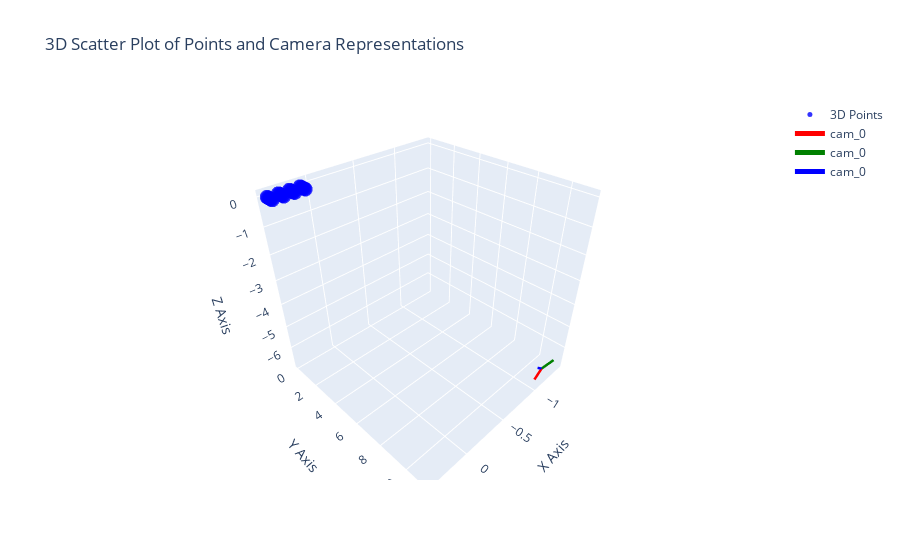

The notebook cell saved with this chart:
### Markdown cell above
according to [docs](https://docs.opencv.org/4.x/d9/d0c/group__calib3d.html#gab3ab7bb2bdfe7d5d9745bb92d13f9564) the axis conventions are x: red, y: green and z: blue.

### Code cell
import plotly.graph_objects as go
from stl import mesh
def plot_3d_points_and_camera_centers(points, extrinsic_matrices):
    """
    Plots a 3D scatter plot of the given points and camera representations from extrinsic matrices.

    Parameters:
    - points: A 3xN NumPy array, where each column represents a point (x, y, z).
    - extrinsic_matrices: A list of 4x4 NumPy arrays representing the extrinsic matrices for each camera.
    """
    # Ensure points is a NumPy array
    points = np.asarray(points)

    # Check if the input is a 3xN array
    if points.shape[0] != 3:
        raise ValueError("Input points must be a 3xN NumPy array.")

    # Extract x, y, z coordinates
    x = points[0, :]
    y = points[1, :]
    z = points[2, :]

    # Create a 3D scatter plot for the points
    fig = go.Figure(data=[go.Scatter3d(
        x=x,
        y=y,
        z=z,
        mode='markers',
        marker=dict(
            size=5,
            color='blue',  # Marker color for points
            opacity=0.8
        ),
        name='3D Points'
    )])

    def create_camera_cone(extrinsic, name):
        # Transform the cone points using the extrinsic matrix
        rotation_matrix = extrinsic[:3, :3].T
        camera_center = -rotation_matrix @ extrinsic[:3, 3]

        # def rotate_and_translate(vertices, rotation_matrix, translation_vector):
        #     # Apply rotation
        #     rotated_vertices = vertices @ rotation_matrix.T  # Ensure correct shape
        #     # Apply translation
        #     translated_vertices = rotated_vertices + translation_vector
        #     return translated_vertices

        # # Load the STL file
        # your_mesh = mesh.Mesh.from_file('pyramid.stl')

        # # Extract vertices
        # vertices = your_mesh.vectors.reshape(-1, 3)

        # # Rotate and translate the frustum
        # transformed_vertices = rotate_and_translate(vertices, rotation_matrix, camera_center)

        # # Compute forward vector 
        # frustum = go.Mesh3d(
        #     x=transformed_vertices[:, 0],
        #     y=transformed_vertices[:, 1],
        #     z=transformed_vertices[:, 2],
        #     opacity=0.75,
        #     color='blue'
        # )

        # Create axes representing the camera's orientation
        axes_length = 0.25
        x_axis = go.Scatter3d(
            x=[camera_center[0], camera_center[0] + axes_length * rotation_matrix[0, 0]],
            y=[camera_center[1], camera_center[1] + axes_length * rotation_matrix[1, 0]],
            z=[camera_center[2], camera_center[2] + axes_length * rotation_matrix[2, 0]],
            mode='lines',
            line=dict(color='red', width=5),
            name=name
        )

        y_axis = go.Scatter3d(
            x=[camera_center[0], camera_center[0] + axes_length * rotation_matrix[0, 1]],
            y=[camera_center[1], camera_center[1] + axes_length * rotation_matrix[1, 1]],
            z=[camera_center[2], camera_center[2] + axes_length * rotation_matrix[2, 1]],
            mode='lines',
            line=dict(color='green', width=5),
            name=name
        )

        z_axis = go.Scatter3d(
            x=[camera_center[0], camera_center[0] + axes_length * rotation_matrix[0, 2]],
            y=[camera_center[1], camera_center[1] + axes_length * rotation_matrix[1, 2]],
            z=[camera_center[2], camera_center[2] + axes_length * rotation_matrix[2, 2]],
            mode='lines',
            line=dict(color='blue', width=5),
            name=name
        )

        return [x_axis, y_axis, z_axis]

    # Plot camera representations from extrinsic matrices
    for idx, extrinsic in enumerate(extrinsic_matrices):
        # Create the camera cone
        cone_point_objects = create_camera_cone(extrinsic, f"cam_{idx}")

        # Add the cone to the plot
        [fig.add_trace(cone_points) for cone_points in cone_point_objects]

    # Set the layout
    fig.update_layout(
        title='3D Scatter Plot of Points and Camera Representations',
        scene=dict(
            xaxis_title='X Axis',
            yaxis_title='Y Axis',
            zaxis_title='Z Axis'
        )
    )

    # Show the figure in the Jupyter Notebook
    fig.show()


# Define a list of extrinsic matrices (4x4)
extrinsic_matrices = [
    camera_extrinsics
]

# Call the function to plot the points and camera representations
plot_3d_points_and_camera_centers(world_corners.T, extrinsic_matrices)

### Figure 1 — Plotly figure (JSON) as saved in the notebook; plotly's stock layout.template omitted (floating-point values rounded to 4 significant figures)
{"data": [{"marker": {"color": "blue", "opacity": 0.8, "size": 5}, "mode": "markers", "name": "3D Points", "type": "scatter3d", "x": [0.1, 0.2, 0.3, 0.4, 0.1, 0.2, 0.3, 0.4, 0.1, 0.2, 0.3, 0.4, 0.1, 0.2, 0.3, 0.4, 0.1, 0.2, 0.3, 0.4, 0.1, 0.2, 0.3, 0.4], "y": [0.1, 0.1, 0.1, 0.1, 0.2, 0.2, 0.2, 0.2, 0.3, 0.3, 0.3, 0.3, 0.4, 0.4, 0.4, 0.4, 0.5, 0.5, 0.5, 0.5, 0.6, 0.6, 0.6, 0.6], "z": [0, 0, 0, 0, 0, 0, 0, 0, 0, 0, 0, 0, 0, 0, 0, 0, 0, 0, 0, 0, 0, 0, 0, 0]}, {"line": {"color": "red", "width": 5}, "mode": "lines", "name": "cam_0", "type": "scatter3d", "x": [-1.236, -1.069], "y": [11.0, 11.18], "z": [-6.735, -6.77]}, {"line": {"color": "green", "width": 5}, "mode": "lines", "name": "cam_0", "type": "scatter3d", "x": [-1.236, -1.405], "y": [11.0, 11.17], "z": [-6.735, -6.66]}, {"line": {"color": "blue", "width": 5}, "mode": "lines", "name": "cam_0", "type": "scatter3d", "x": [-1.236, -1.157], "y": [11.0, 10.97], "z": [-6.735, -6.499]}], "layout": {"scene": {"xaxis": {"title": {"text": "X Axis"}}, "yaxis": {"title": {"text": "Y Axis"}}, "zaxis": {"title": {"text": "Z Axis"}}}, "title": {"text": "3D Scatter Plot of Points and Camera Representations"}}}
